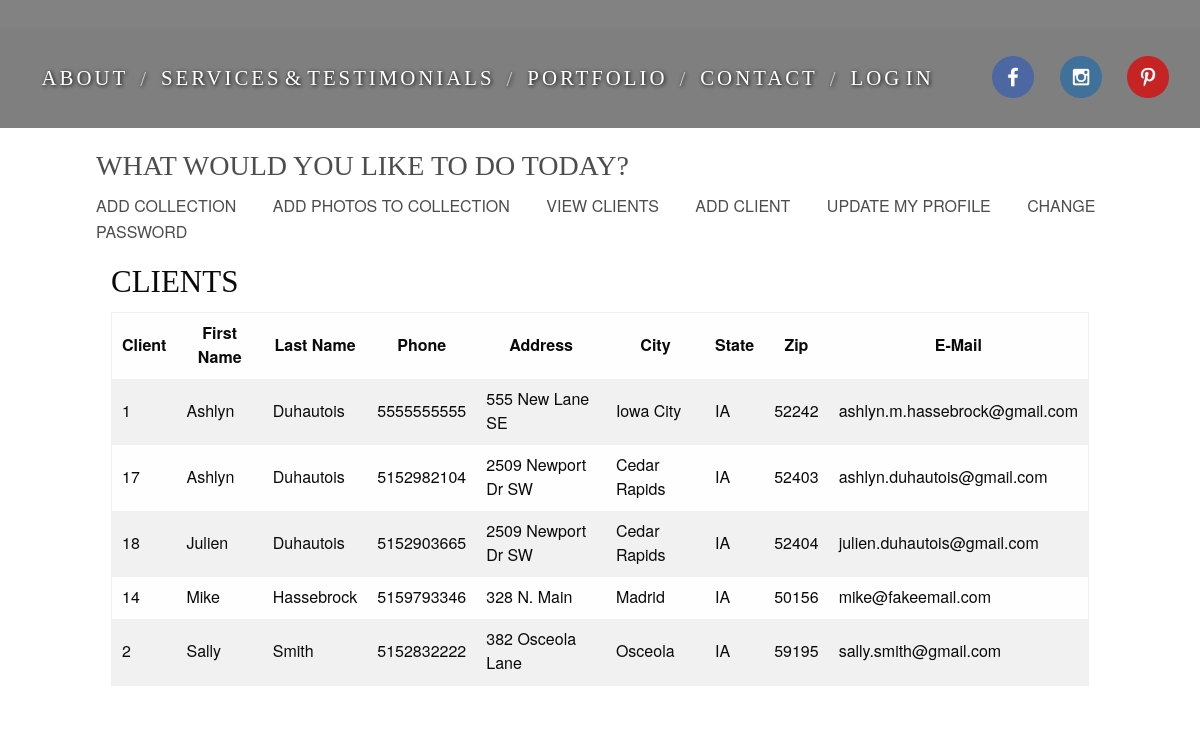
Page /viewusers.php on the committed database.
### tables this page shows
CREATE TABLE IF NOT EXISTS `users` (
`UserID` int(11) NOT NULL,
  `Email` varchar(255) NOT NULL,
  `Password` varchar(255) NOT NULL,
  `Admin` tinyint(1) NOT NULL DEFAULT '0',
  `Active` tinyint(1) NOT NULL DEFAULT '1',
  `FirstName` varchar(25) NOT NULL,
  `LastName` varchar(35) NOT NULL,
  `Phone` varchar(10) NOT NULL,
  `Address` varchar(30) NOT NULL,
  `City` varchar(30) NOT NULL,
  `State` varchar(2) NOT NULL,
  `Zip` varchar(5) NOT NULL
);

### lib/viewclients.inc (the view)
<?php
    $result = "SELECT * FROM users WHERE active = 1 ORDER BY LastName";
    $result = mysqli_query($connect, $result);
    echo "<table>";
    echo "<tr><th>Client</th><th>First Name</th><th>Last Name</th><th>Phone</th><th>Address</th><th>City</th><th>State</th><th>Zip</th><th>E-Mail</th></tr>";
    if (!$result) {
        echo 'Whoops, that didn\'t work. Try again.';
    } else {
        while ($row = mysqli_fetch_array($result))
        {
            echo "<tr><td>".$row["UserID"]."</td><td>".$row["FirstName"]."</td><td>".$row["LastName"]."</td><td>".$row["Phone"]."</td><td>".$row["Address"]."</td><td>".$row["City"]."</td><td>".$row["State"]."</td><td>".$row["Zip"]."</td><td>".$row["Email"]."</td></tr>";
        }
    }
    echo "</table>";
?>

### css/styles.css (style rules this page uses)
body { height: 100%; overflow-x: hidden; background-color: white; font-size: 16px; background-size: cover; background-position: center; background-attachment: fixed; }
*, *:before, *:after { box-sizing: border-box; -moz-box-sizing: border-box; -webkit-box-sizing: border-box; }

### rows in the picture
users: UserID "1", FirstName "Ashlyn", LastName "Duhautois", Phone "5555555555", Address "555 New Lane SE", City "Iowa City", State "IA", Zip "52242", Email "ashlyn.m.hassebrock@gmail.com"
users: UserID "17", FirstName "Ashlyn", LastName "Duhautois", Phone "5152982104", Address "2509 Newport Dr SW", City "Cedar Rapids", State "IA", Zip "52403", Email "ashlyn.duhautois@gmail.com"
users: UserID "18", FirstName "Julien", LastName "Duhautois", Phone "5152903665", Address "2509 Newport Dr SW", City "Cedar Rapids", State "IA", Zip "52404", Email "julien.duhautois@gmail.com"
users: UserID "14", FirstName "Mike", LastName "Hassebrock", Phone "5159793346", Address "328 N. Main", City "Madrid", State "IA", Zip "50156", Email "mike@fakeemail.com"
users: UserID "2", FirstName "Sally", LastName "Smith", Phone "5152832222", Address "382 Osceola Lane", City "Osceola", State "IA", Zip "59195", Email "sally.smith@gmail.com"
